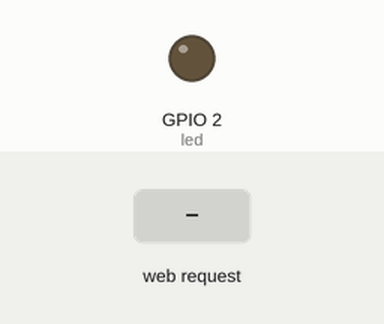
This sketch was run on a simulated ESP8266 (NodeMCU). On the bench: output pins drawn as LEDs (lit = HIGH). Inputs (shaded band) come from the test bench.

Above: at 1.2 s.
1.3 s: HTTP request GET /LEDON received
At 2.4 s:
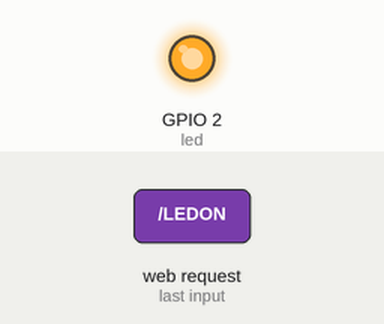
2.8 s: HTTP request GET /LEDOFF received
At 3.5 s:
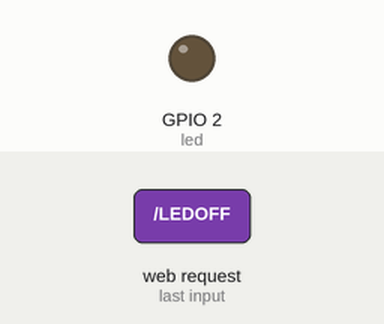
Timing chart, 0 to 5.8 s (numbered marks = the images above; inputs shaded):
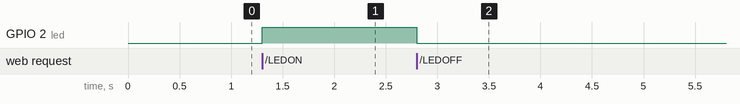

Measured:
- after the input at 1.3 s, GPIO 2 (led): LOW → HIGH at once
- after the input at 2.8 s, GPIO 2 (led): HIGH → LOW at once

The sketch:

NM_9.ino
```cpp
#include<ESP8266WiFi.h>

// nodemcu hotspot creds
const char Hotspot_Name []="NodeMcu110";
const char Password[]="12345678";

//Http server
WiFiServer myhotspot(80);

String request="";
int led=LED_BUILTIN;

String header="HTTP/1.1 200 OK\r\nContent-Type: text/html\r\n\r\n";
String title="<!DOCTYPE html><html><head><title>NODEMCU LED CONTROL</title></head></html><body><div id='main'><h2>NODEMCU LED CONTROL</h2>";
String body1="<form id='F1' action='LEDON'><input class='button' type='submit' value='LED ON'></form><br>";
String body2="<form id='F2' action='LEDOFF'><input class='button' type='submit' value='LED OFF'></form><br>";
String tail="</div></body></html>";

void setup()
{
pinMode(led,OUTPUT);
boolean conn=WiFi.softAP(Hotspot_Name,Password);
myhotspot.begin();
}

void loop()
{
WiFiClient mobile=myhotspot.available();
if(!mobile)
{
return;
}

 request=mobile.readStringUntil('\r');
if(request.indexOf("LEDON")>0)
{
digitalWrite(led,1);
}
if(request.indexOf("LEDOFF")>0)
{
digitalWrite(led,0);
}
mobile.flush();
mobile.print(header);
mobile.print(title);
mobile.print(body1);
mobile.print(body2);
mobile.print(tail);
delay(10);
}
```
